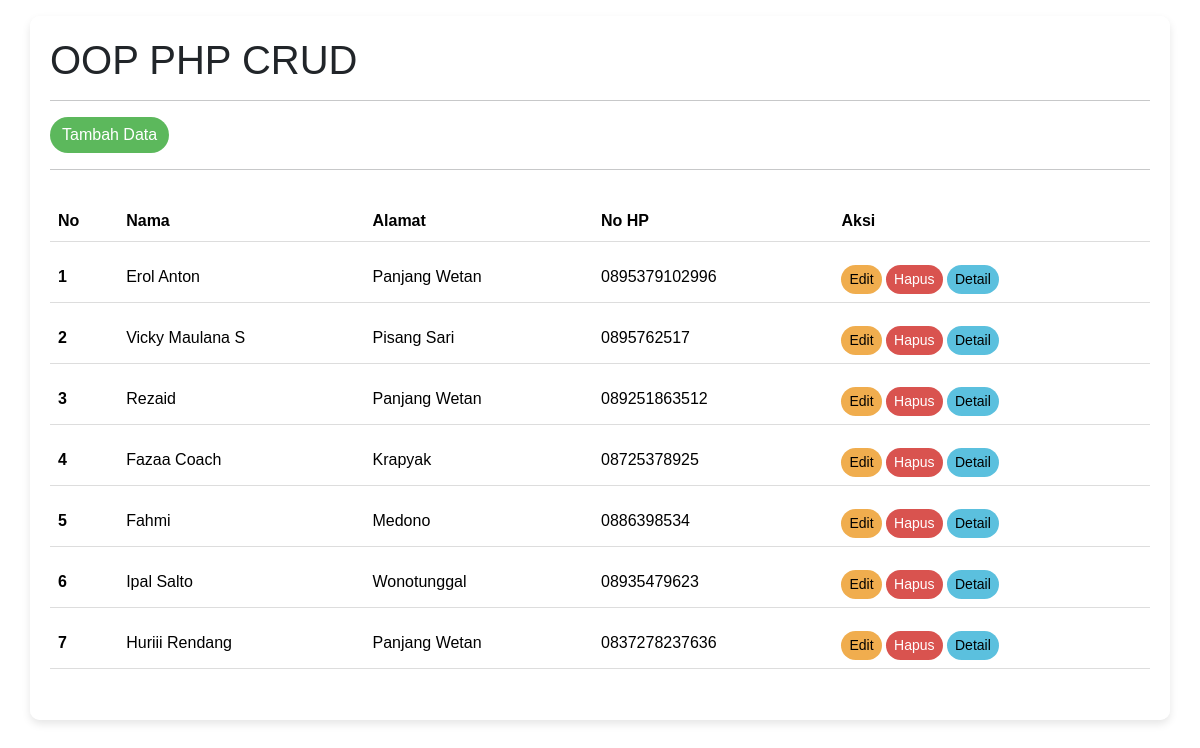
The page / on the database its author committed.
### tables this page shows
CREATE TABLE `tb_users` (
  `id` int(10) NOT NULL,
  `nama` varchar(255) NOT NULL,
  `alamat` varchar(255) NOT NULL,
  `nohp` char(13) NOT NULL,
  `jenis_kelamin` enum('Laki-Laki','Perempuan') NOT NULL,
  `email` varchar(100) NOT NULL,
  `foto` varchar(355) NOT NULL
);

### database.php (called while the page is built, shortened)
<?php
class Database
{
    public $host = 'localhost';
    public $username = 'root';
    public $password = '';
    public $database = 'db_php';
    public $connect;
    function __construct()
    {
        $this->connect = mysqli_connect($this->host, $this->username, $this->password);
        mysqli_select_db($this->connect, $this->database);
    }
    function tampilData()
    {
        $data = mysqli_query($this->connect, "SELECT * FROM tb_users");
        $rows = mysqli_fetch_all($data, MYSQLI_ASSOC);
        return $rows;
    }
}
?>

### index.php (the view, shortened to what this page needs)
<?php
include 'database.php';
$db = new Database;
?>
<!doctype html>
<html lang="en">
<head>
    <link href="https://cdn.jsdelivr.net/npm/bootstrap@5.3.3/dist/css/bootstrap.min.css" rel="stylesheet"
>
</head>
</head>
<body>
    <div class="container mt-3">
        <h1>OOP PHP CRUD</h1>
        <hr>
        <a href="input.php" class="btn btn-success">Tambah Data</a>
        <hr>
        <table class="table table-hover">
            <thead>
                <tr>
                    <th scope="col">No</th>
                    <th scope="col">Nama</th>
                    <th scope="col">Alamat</th>
                    <th scope="col">No HP</th>
                    <th scope="col">Aksi</th>
                </tr>
            </thead>
            <?php
            $nomor = 1;
            foreach ($db->tampilData() as $dataUser) {
                ?>
                <tr>
                    <th scope="row"><?php echo $nomor++; ?></th>
                    <td><?php echo $dataUser['nama']; ?></td>
                    <td><?php echo $dataUser['alamat']; ?></td>
                    <td><?php echo $dataUser['nohp']; ?></td>
                    <td>
                        <a href="edit.php?id=<?php echo $dataUser['id'] ?>" class="btn btn-warning btn-sm">Edit</a>
                        <a href="proses.php?id=<?php echo $dataUser['id'] ?>&aksi=hapus"
                            class="btn btn-danger btn-sm">Hapus</a>
                        <a href="detail.php?id=<?php echo $dataUser['id'] ?>" class="btn btn-info btn-sm">Detail</a>
                    </td>
                </tr>
                <?php
            }
            ?>
        </table>
    </div>
</body>
</html>

### index.php (style rules this page uses)
body { background-image: url('piki.png'); background-size: cover; background-position: center; background-attachment: fixed; font-family: 'Arial', sans-serif; }
.container { background-color: rgba(255, 255, 255, 0.9); padding: 20px; border-radius: 10px; box-shadow: 0 4px 8px rgba(0, 0, 0, 0.1); }
table { border-collapse: separate; border-spacing: 0 15px; }
th, td { padding: 12px 15px; text-align: left; border-bottom: 1px solid #ddd; }
th { background-color: #4CAF50; color: white; }
.btn { border-radius: 20px; }
a.btn-info { background-color: #5bc0de; border: none; }
a.btn-warning { background-color: #f0ad4e; border: none; }
a.btn-danger { background-color: #d9534f; border: none; }
a.btn-success { background-color: #5cb85c; border: none; }

### rows shown on the page
tb_users: nama "Erol Anton", alamat "Panjang Wetan", nohp "0895379102996"
tb_users: nama "Vicky Maulana S", alamat "Pisang Sari", nohp "0895762517"
tb_users: nama "Rezaid", alamat "Panjang Wetan", nohp "089251863512"
tb_users: nama "Fazaa Coach", alamat "Krapyak", nohp "08725378925"
tb_users: nama "Fahmi", alamat "Medono", nohp "0886398534"
tb_users: nama "Ipal Salto", alamat "Wonotunggal", nohp "08935479623"
tb_users: nama "Huriii Rendang", alamat "Panjang Wetan", nohp "0837278237636"
